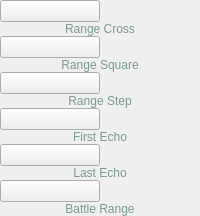
        <widget class="QStackedWidget" name="stackedWidget_ranging_2">
         <property name="styleSheet">
          <string notr="true"/>
         </property>
         <property name="currentIndex">
          <number>0</number>
         </property>
         <widget class="QWidget" name="page_17">
          <layout class="QVBoxLayout" name="verticalLayout_14">
           <property name="spacing">
            <number>0</number>
           </property>
           <property name="leftMargin">
            <number>0</number>
           </property>
           <property name="topMargin">
            <number>0</number>
           </property>
           <property name="rightMargin">
            <number>0</number>
           </property>
           <property name="bottomMargin">
            <number>0</number>
           </property>
           <item>
            <widget class="QPushButton" name="bt_range_Cross">
             <property name="sizePolicy">
              <sizepolicy hsizetype="Minimum" vsizetype="Expanding">
               <horstretch>0</horstretch>
               <verstretch>0</verstretch>
              </sizepolicy>
             </property>
             <property name="maximumSize">
              <size>
               <width>100</width>
               <height>16777215</height>
              </size>
             </property>
             <property name="text">
              <string/>
             </property>
            </widget>
           </item>
           <item>
            <widget class="QLabel" name="label_67">
             <property name="sizePolicy">
              <sizepolicy hsizetype="Preferred" vsizetype="Preferred">
               <horstretch>0</horstretch>
               <verstretch>0</verstretch>
              </sizepolicy>
             </property>
             <property name="styleSheet">
              <string notr="true">color: rgb(123, 154, 147);
</string>
             </property>
             <property name="text">
              <string>Range Cross</string>
             </property>
             <property name="alignment">
              <set>Qt::AlignCenter</set>
             </property>
            </widget>
           </item>
           <item>
            <widget class="QPushButton" name="bt_range_square">
             <property name="sizePolicy">
              <sizepolicy hsizetype="Minimum" vsizetype="Expanding">
               <horstretch>0</horstretch>
               <verstretch>0</verstretch>
              </sizepolicy>
             </property>
             <property name="maximumSize">
              <size>
               <width>100</width>
               <height>16777215</height>
              </size>
             </property>
             <property name="text">
              <string/>
             </property>
            </widget>
           </item>
           <item>
            <widget class="QLabel" name="label_50">
             <property name="styleSheet">
              <string notr="true">color: rgb(123, 154, 147);</string>
             </property>
             <property name="text">
              <string>Range Square</string>
             </property>
             <property name="alignment">
              <set>Qt::AlignCenter</set>
             </property>
            </widget>
           </item>
           <item>
            <widget class="QPushButton" name="bt_range_step">
             <property name="sizePolicy">
              <sizepolicy hsizetype="Minimum" vsizetype="Expanding">
               <horstretch>0</horstretch>
               <verstretch>0</verstretch>
              </sizepolicy>
             </property>
             <property name="maximumSize">
              <size>
               <width>100</width>
               <height>16777215</height>
              </size>
             </property>
             <property name="text">
              <string/>
             </property>
            </widget>
           </item>
           <item>
            <widget class="QLabel" name="label_68">
             <property name="styleSheet">
              <string notr="true">color: rgb(123, 154, 147);</string>
             </property>
             <property name="text">
              <string>Range Step</string>
             </property>
             <property name="alignment">
              <set>Qt::AlignCenter</set>
             </property>
            </widget>
           </item>
           <item>
            <widget class="QPushButton" name="bt_first_echo">
             <property name="sizePolicy">
              <sizepolicy hsizetype="Minimum" vsizetype="Expanding">
               <horstretch>0</horstretch>
               <verstretch>0</verstretch>
              </sizepolicy>
             </property>
             <property name="maximumSize">
              <size>
               <width>100</width>
               <height>16777215</height>
              </size>
             </property>
             <property name="text">
              <string/>
             </property>
            </widget>
           </item>
           <item>
            <widget class="QLabel" name="label_66">
             <property name="styleSheet">
              <string notr="true">color: rgb(123, 154, 147);</string>
             </property>
             <property name="text">
              <string>First Echo</string>
             </property>
             <property name="alignment">
              <set>Qt::AlignCenter</set>
             </property>
            </widget>
           </item>
           <item>
            <widget class="QPushButton" name="bt_last_echo">
             <property name="sizePolicy">
              <sizepolicy hsizetype="Minimum" vsizetype="Expanding">
               <horstretch>0</horstretch>
               <verstretch>0</verstretch>
              </sizepolicy>
             </property>
             <property name="maximumSize">
              <size>
               <width>100</width>
               <height>16777215</height>
              </size>
             </property>
             <property name="text">
              <string/>
             </property>
            </widget>
           </item>
           <item>
            <widget class="QLabel" name="label_69">
             <property name="styleSheet">
              <string notr="true">color: rgb(123, 154, 147);</string>
             </property>
             <property name="text">
              <string>Last Echo</string>
             </property>
             <property name="alignment">
              <set>Qt::AlignCenter</set>
             </property>
            </widget>
           </item>
           <item>
            <widget class="QPushButton" name="bt_battle_range">
             <property name="sizePolicy">
              <sizepolicy hsizetype="Minimum" vsizetype="Expanding">
               <horstretch>0</horstretch>
               <verstretch>0</verstretch>
              </sizepolicy>
             </property>
             <property name="maximumSize">
              <size>
               <width>100</width>
               <height>16777215</height>
              </size>
             </property>
             <property name="text">
              <string/>
             </property>
            </widget>
           </item>
           <item>
            <widget class="QLabel" name="label_44">
             <property name="styleSheet">
              <string notr="true">color: rgb(123, 154, 147);</string>
             </property>
             <property name="text">
              <string>Battle Range</string>
             </property>
             <property name="alignment">
              <set>Qt::AlignCenter</set>
             </property>
            </widget>
           </item>
          </layout>
         </widget>
        </widget>
